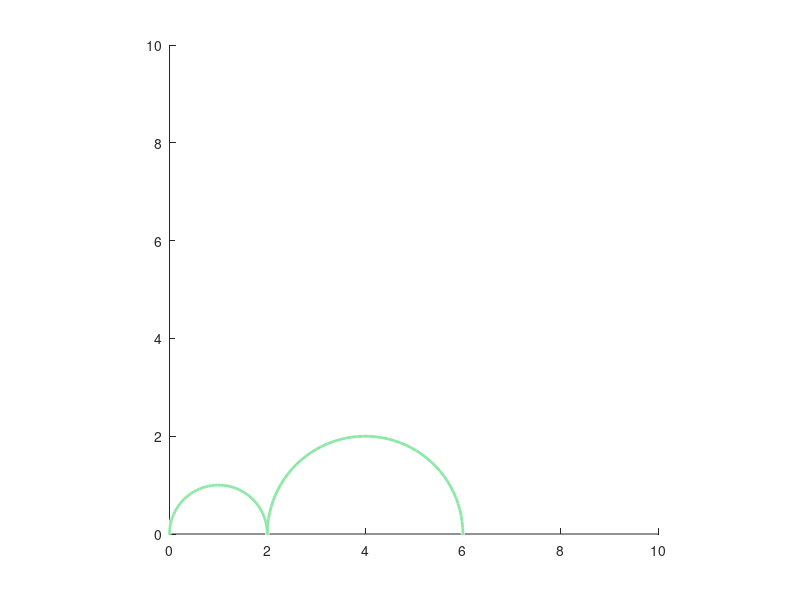

Reproduce this figure in MATLAB.
function gravity_proto()
	posm = [[7, 3]; [8, 3]];
	disp(posm);
	disp(mean(posm, 2));

	body = [1, 1, 2, [0, 0, 1]];
	disp(body);

	clf('reset');
	graphAxes = axes('PlotBoxAspectRatio', [1, 1, 1]);
	axis([0, 10, 0, 10]);
	% Generate a random RGB triplet
	randColour = rand(1, 3);
	disp(randColour);

	% Display a circle using that triplet
	hold(graphAxes)
	viscircles(graphAxes, [1, 0; 4, 0], [1, 2], 'Color', randColour);

	disp(coordinatesAtAngle(pi/6, 8, 2, 5));
	
	printSecondsFormatted(7832);
end

function printSecondsFormatted(seconds)
	if (seconds < 0)
		return
	end

	ONE_MINUTE = 60;
	
	danglingSeconds = rem(seconds, ONE_MINUTE);
	totalMinutes = (seconds - danglingSeconds) / 60;
	
	danglingMinutes = rem(totalMinutes, 60);
	totalHours = (totalMinutes - danglingMinutes) / 60;
	
	fprintf('Hours: %d, Minutes: %d, Seconds: %d\n', totalHours, danglingMinutes, danglingSeconds);
end

function coordinates = coordinatesAtAngle(angle, radius, X, Y)
	XCoordinate = (radius * cos(angle)) + X;
	YCoordinate = (radius * sin(angle)) + Y;
	
	coordinates = [XCoordinate, YCoordinate];
end

function circle(x, y, r, spec, colour)
	angle = 0 : 0.01 : 2*pi;
	xPlot = r * cos(angle);
	yPlot = r * sin(angle);
	
	plot(x + xPlot, y + yPlot, spec, 'Color', colour);
end